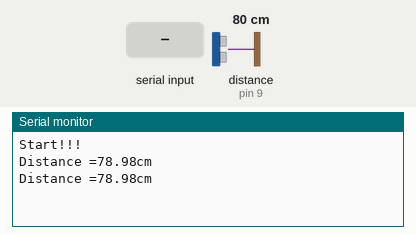
Simulated run of this sketch. Board: Arduino Uno, built with avr-gcc and run on an emulated ATmega328P. On the bench: the last lines printed to the serial monitor. Wiring (inferred from the names in the program): ultrasonic range finder: trigger pin 8; echo pin 9. The inputs (shaded band) are chosen by the test bench; at power-on: distance to the obstacle (sensor on pin 9) 80 cm. The echo pulse lasts 58.3 µs per cm.

Above: at 1.8 s.
1.9 s: distance to the obstacle (sensor on pin 9) set to 299 cm
At 2.9 s:
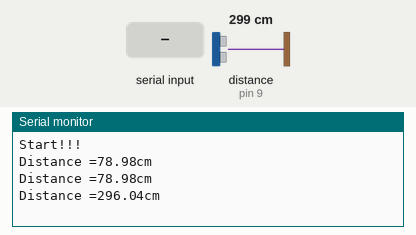
6.1 s: "a" received over the second serial link
At 7.9 s:
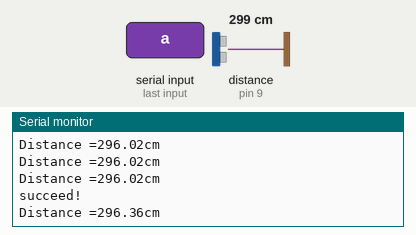
8.6 s: distance to the obstacle (sensor on pin 9) set to 2 cm
At 10.0 s:
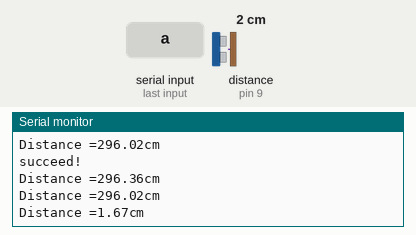
Timing chart, 0 to 11.6 s (numbered marks = the images above; inputs shaded):
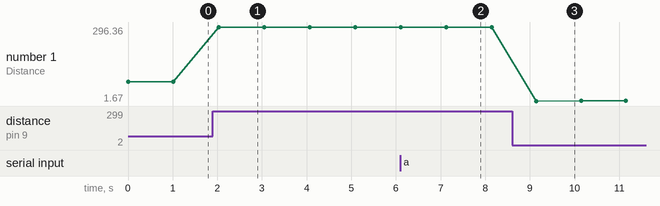

Measured:
- after the input at 1.9 s, the serial monitor: prints a new line after 0.13 s (image 1)
- after the input at 6.1 s, the serial monitor: prints a new line after 1.0 s (image 2)
- after the input at 8.6 s, the serial monitor: prints a new line after 0.55 s (image 3)
- plotted number 1: 78.98 → 296.02 after the input at 1.9 s, 296.02 → 1.68 after the input at 8.6 s

The sketch:

sound_call.ino
```cpp
//超音波傳值到手機=call appinventor sound
#include <SoftwareSerial.h> //Arduino I2C library
const int trig =  8; //define Arduino pin
const int echo =  9;
const int TX   = 10;
const int RX   = 11;

const int delay_time = 1000; //delay 1000 ms for every measurment

SoftwareSerial BT(RX, TX);
//set Bluetooth RX (-> pin TX of Bluetooth Module), TX (-> pin RX of Bluetooth Module)

void setup() {
  Serial.begin(9600); //set baud rate of Serial Monitor
  BT.begin(9600); //set baud rate of Bluetooth
  pinMode(trig, OUTPUT); //set trigger pin to OUTPUT (-> pin trig of Ultrasonic Sensor)
  pinMode(echo, INPUT); //set echo pin to INPUT (-> pin echo of Ultrasonic Sensor)
  Serial.println("Start!!!");
}

void loop() {
  float duration; //duration to record the time of every back and forth
  float distance;
  digitalWrite(trig, HIGH); //trigger sona for 1 ms
  delayMicroseconds(1);
  digitalWrite(trig, LOW);
  duration = pulseIn(echo, HIGH);
  //use pulseIn() function to get the time of pin echo from HIGH to LOW, unit=microseconds
  distance = (duration / 2) * 0.034;
  //distance = ( half of time of back and forth )x( wave velocity(use 0.034 cm per microsecond) )

  Serial.print("Distance ="); //show result on Serial Monitor
  Serial.print(distance);
  Serial.println("cm");
  delay(delay_time);

  int sendData = (int) (distance * 100); //times 100 and convert disance to integer
  byte packet[3];
  packet[0] = 97; //key send to phone
  packet[1] = sendData / 256; //divides sendData to two 1 byte packets
  packet[2] = sendData % 256;


  if(BT.available() > 0) //check BT is succeed
    if(BT.read() == 97) //check recieve key from phone
    {
      Serial.println("succeed!");
      for(int i = 0; i < 3; i++)
        BT.write(packet[i]); //send packet to phone
    }


}
```
